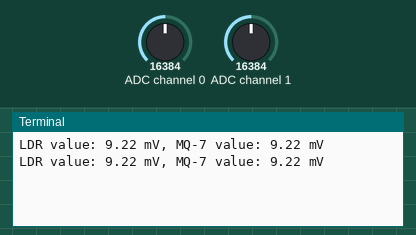
Simulated run of this program. Board: Raspberry Pi (BCM pin numbers). Parts: the last lines printed to the terminal. The test bench sets the inputs (shaded band); at power-on: ADC channel 0 = 16384, ADC channel 1 = 16384 (analog values on the 0–32767 scale).

Above: at 1.2 s.
1.3 s: ADC channel 0 set to 22936
At 2.6 s:
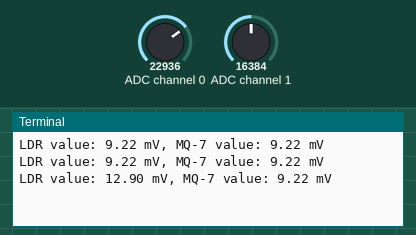
2.8 s: ADC channel 1 set to 22936
At 3.9 s:
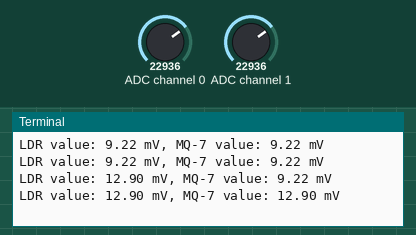
4.3 s: ADC channel 0 set to 28834
At 5.6 s:
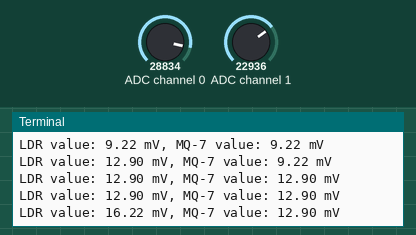
5.8 s: ADC channel 1 set to 28834
At 6.9 s:
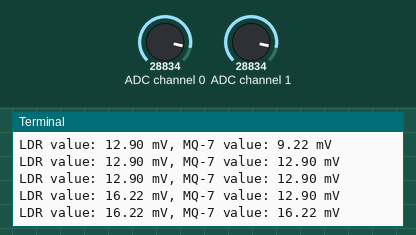
Timing chart, 0 to 8.3 s (numbered marks = the images above; inputs shaded):
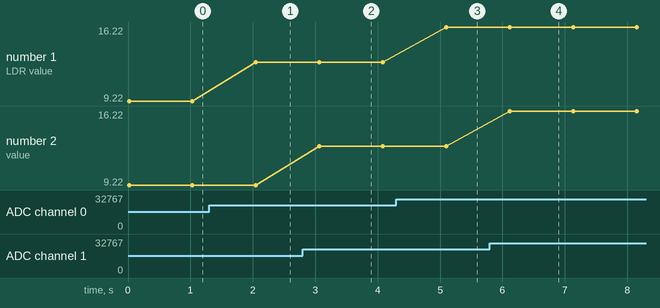

Measured:
- after the input at 1.3 s, the terminal: prints a new line after 0.75 s (image 1)
- after the input at 2.8 s, the terminal: prints a new line after 0.27 s (image 2)
- after the input at 4.3 s, the terminal: prints a new line after 0.80 s (image 3)
- after the input at 5.8 s, the terminal: prints a new line after 0.32 s (image 4)
- plotted number 1: 9.22 → 12.9 after the input at 1.3 s, 12.9 → 16.22 after the input at 4.3 s

The program:

mq2_ldr_ads115.py
```python
import time
import board
import busio
import adafruit_ads1x15.ads1115 as ADS
#from adafruit_ads1x15.ads1115 import AnalogIn
from adafruit_ads1x15.analog_in import AnalogIn

# Create the I2C bus
i2c = busio.I2C(board.SCL, board.SDA)

# Create the ADC object using the I2C bus
ads = ADS.ADS1115(i2c)

# Define the LDR and MQ-7 sensor channels
ldr_channel = AnalogIn(ads, ADS.P0)
mq7_channel = AnalogIn(ads, ADS.P1)

# Define the conversion factor for the ADC (mV per bit)
conversion_factor = 3.0 / 32768.0

def read_channel(channel):
    # Read the specified ADC channel.
    value = channel.value
    # Convert the ADC value to a voltage value (mV).
    voltage = value * conversion_factor * 6.144
    return voltage

while True:
    # Read the LDR and MQ-7 sensor values.
    ldr_value = read_channel(ldr_channel)
    mq7_value = read_channel(mq7_channel)
    # Print the LDR and MQ-7 sensor values.
    print("LDR value: {:.2f} mV, MQ-7 value: {:.2f} mV".format(ldr_value, mq7_value))
    #print("MQ-7 value: {:.2f} mV".format(mq7_value))
    # Wait for a while before reading again.
    time.sleep(1)
```
